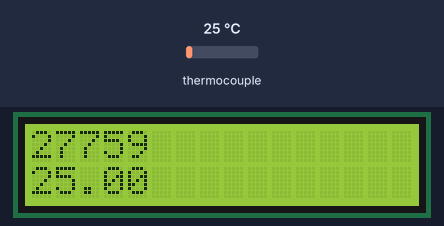
A sketch run on a simulated Arduino Uno, built with avr-gcc and run on an emulated ATmega328P. Shown: 16×2 character LCD. Inputs (shaded band) come from the test bench; at power-on: thermocouple 25 °C. What the sketch prints to the serial monitor is not drawn.

Above: at 1.7 s.
1.8 s: thermocouple set to 6 °C
At 3.0 s:
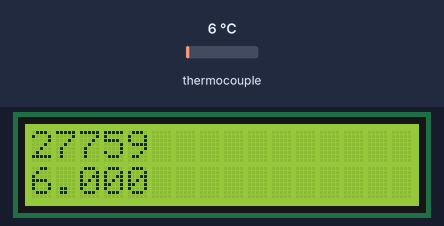
4.0 s: thermocouple set to 75 °C
At 5.7 s:
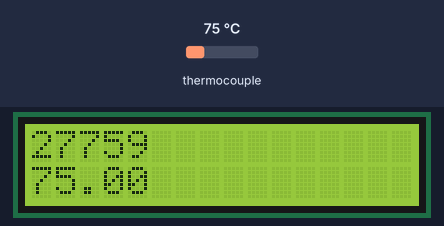
6.0 s: thermocouple set to 150 °C
At 7.7 s:
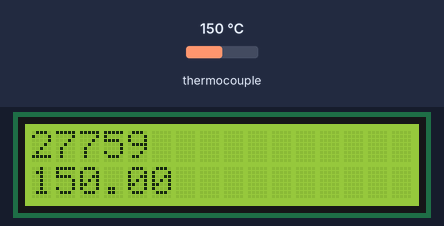
Timing chart, 0 to 9.2 s (numbered marks = the images above; inputs shaded):
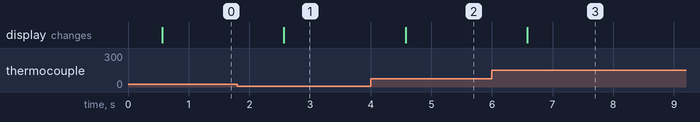

Measured:
- after the input at 1.8 s, the display: changes after 0.77 s (image 1)
- after the input at 4.0 s, the display: changes after 0.58 s (image 2)
- after the input at 6.0 s, the display: changes after 0.58 s (image 3)

The sketch:

displaytemp.ino
```cpp
#include "max6675.h"
#include <LiquidCrystal.h>
int thermoDO = 6;
int thermoCS = 7;
int thermoCLK = 8;
const int rs = 12, en = 11, d4 = 5, d5 = 4, d6 = 3, d7 = 2;
LiquidCrystal lcd(rs, en, d4, d5, d6, d7);
MAX6675 thermocouple(thermoCLK, thermoCS, thermoDO);

void setup() {
  Serial.begin(9600);
  lcd.begin(16, 2);
  Serial.println("MAX6675 test");
  // wait for MAX chip to stabilize
  lcd.print('Hello');
  delay(500);
}


void loop() {
  // put your main code here, to run repeatedly:
  lcd.setCursor(0, 1);
  Serial.println(thermocouple.readCelsius());
  lcd.print(thermocouple.readCelsius());
  delay(1000);

}
```
